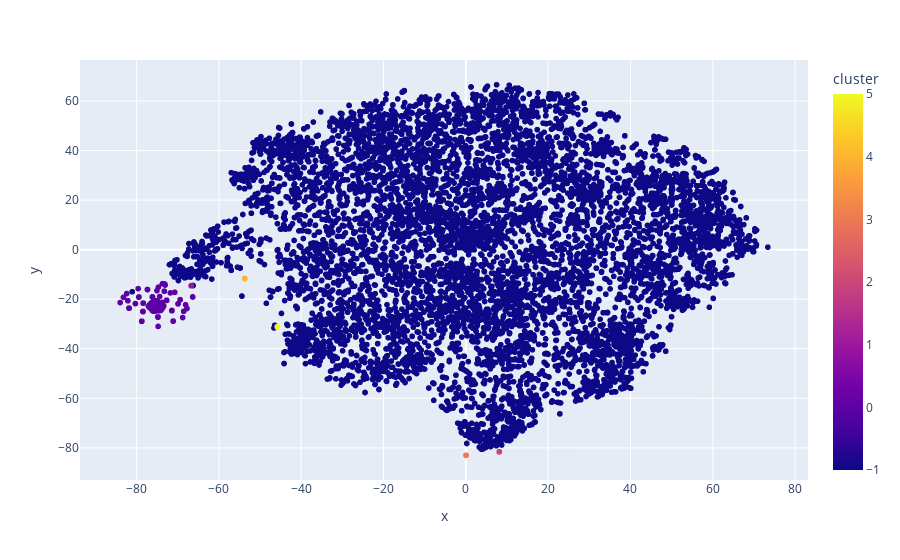

Notebook code cell kept with this figure:
### Code cell
fig = express.scatter(tsne_df,x='x',y='y',color='cluster')
fig.show()

### Figure 1 — Plotly figure (JSON) as saved in the notebook; plotly's stock layout.template omitted (floating-point values rounded to 4 significant figures; data arrays with more than 128 entries replaced by an {"elided": "..."} marker saying what was removed)
{"data": [{"hovertemplate": "x=%{x}<br>y=%{y}<br>cluster=%{marker.color}<extra></extra>", "legendgroup": "", "marker": {"color": {"elided": "9366 int values"}, "coloraxis": "coloraxis", "symbol": "circle"}, "mode": "markers", "name": "", "showlegend": false, "type": "scattergl", "x": {"elided": "9366 float values"}, "xaxis": "x", "y": {"elided": "9366 float values"}, "yaxis": "y"}], "layout": {"coloraxis": {"colorbar": {"title": {"text": "cluster"}}, "colorscale": [[0, "#0d0887"], [0.1111, "#46039f"], [0.2222, "#7201a8"], [0.3333, "#9c179e"], [0.4444, "#bd3786"], [0.5556, "#d8576b"], [0.6667, "#ed7953"], [0.7778, "#fb9f3a"], [0.8889, "#fdca26"], [1, "#f0f921"]]}, "legend": {"tracegroupgap": 0}, "margin": {"t": 60}, "xaxis": {"anchor": "y", "domain": [0, 1], "title": {"text": "x"}}, "yaxis": {"anchor": "x", "domain": [0, 1], "title": {"text": "y"}}}}
